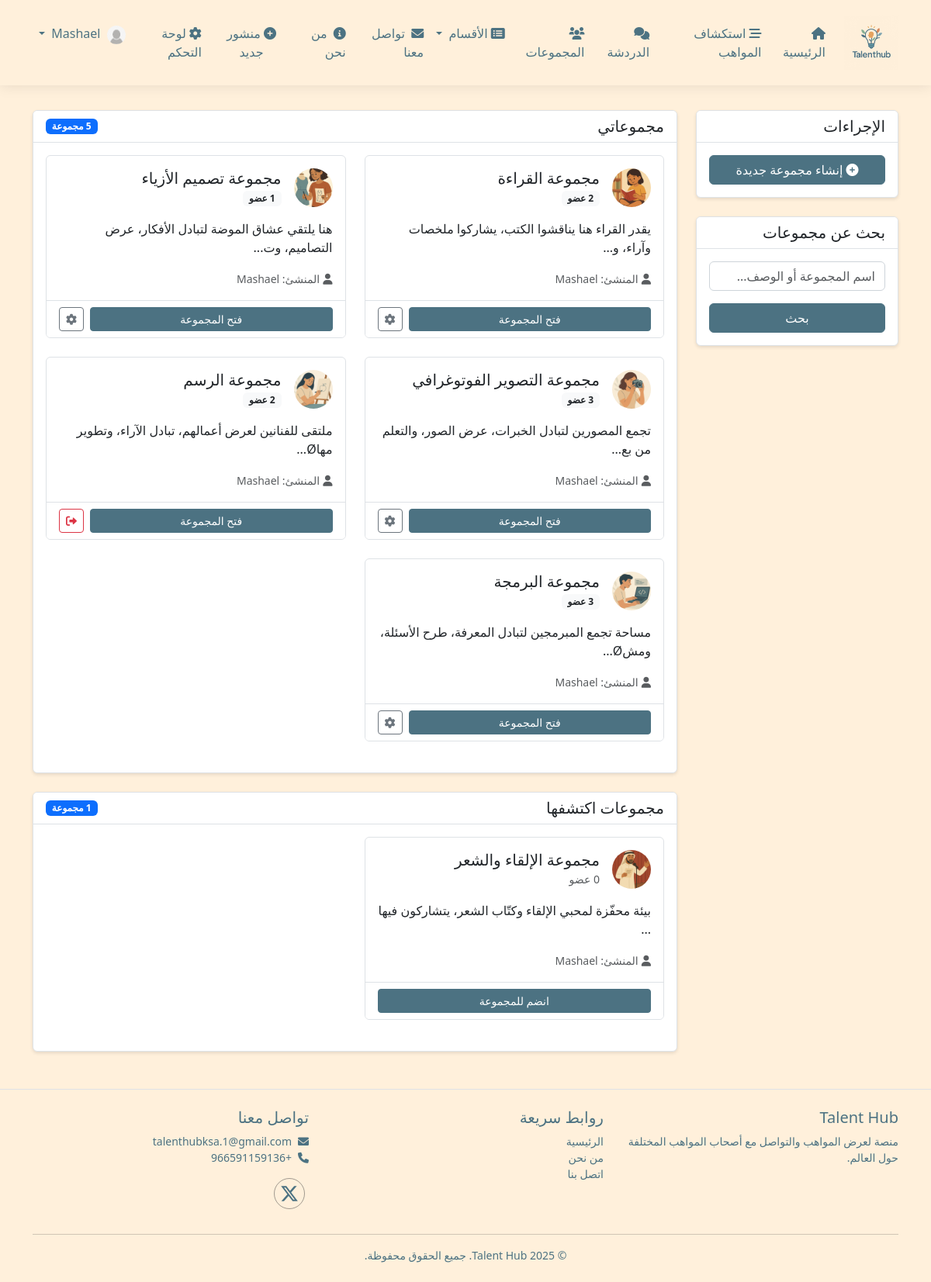
/groups/index.php (signed in), run on the app's committed database.
### tables this page shows
CREATE TABLE `groups` (
  `id` int(11) NOT NULL,
  `name` varchar(100) NOT NULL,
  `description` text DEFAULT NULL,
  `created_by` int(11) NOT NULL,
  `created_at` timestamp NOT NULL DEFAULT current_timestamp(),
  `updated_at` timestamp NOT NULL DEFAULT current_timestamp() ON UPDATE current_timestamp(),
  `image` varchar(255) DEFAULT NULL
);

CREATE TABLE `users` (
  `id` int(11) NOT NULL,
  `username` varchar(50) NOT NULL,
  `email` varchar(100) NOT NULL,
  `password` varchar(255) NOT NULL,
  `full_name` varchar(100) NOT NULL,
  `bio` text DEFAULT NULL,
  `profile_picture` varchar(255) DEFAULT 'default.jpg',
  `role` enum('user','admin') DEFAULT 'user',
  `created_at` timestamp NOT NULL DEFAULT current_timestamp(),
  `updated_at` timestamp NOT NULL DEFAULT current_timestamp() ON UPDATE current_timestamp(),
  `is_online` tinyint(1) DEFAULT 0,
  `category` varchar(50) DEFAULT NULL,
  `is_active` tinyint(1) DEFAULT 1,
  `reset_token` varchar(255) DEFAULT NULL,
  `token_expiry` datetime NOT NULL,
  `updated_at_password` datetime DEFAULT NULL COMMENT 'تاريخ آخر تحديث',
  `last_password_change` datetime DEFAULT NULL COMMENT 'تاريخ آخر تغيير لكلمة المرور'
);

### groups/index.php (the view, shortened to what the rows shown need)
<?php
require_once '../config/db.php';
require_once '../classes/Group.php';
$database = new Database();
$group = new Group($database);
$user_groups = $group->getUserGroups($_SESSION['user_id']);
$other_groups = $group->getOtherGroups($_SESSION['user_id']);
$search_query = isset($_GET['search']) ? sanitize($_GET['search']) : '';
require_once '../includes/header.php';
?>
<div class="container mt-3">
    <div class="row">
        <div class="col-lg-9">
            <?php if (!empty($search_query)): ?>
                <div class="card shadow-sm mb-4">
                    <div class="card-header bg-white d-flex justify-content-between align-items-center">
                        <h5 class="mb-0">نتائج البحث: "<?php echo htmlspecialchars($search_query); ?>"</h5>
                        <span class="badge bg-primary"><?php echo count($search_results); ?> نتيجة</span>
                    </div>
                    <div class="card-body">
                        <?php if (empty($search_results)): ?>
                            <p class="text-center text-muted">لا توجد مجموعات تطابق بحثك.</p>
                        <?php else: ?>
                            <div class="row">
                                <?php foreach ($search_results as $search_group): ?>
                                    <div class="col-md-6 mb-4">
                                        <div class="card h-100">
                                            <div class="card-body">
                                                <div class="d-flex align-items-center mb-3">
                                                    <?php if (!empty($search_group->image)): ?>
                                                        <img src="<?php echo URL_ROOT; ?>/assets/uploads/profile/<?php echo $search_group->image; ?>"
                                                            class="rounded-circle me-3 object-fit-cover"
                                                            style="width: 50px; height: 50px;"
                                                            alt="<?php echo htmlspecialchars($search_group->name); ?>">
                                                    <?php else: ?>
                                                        <div class="bg-primary text-white rounded-circle me-3 d-flex align-items-center justify-content-center" style="width: 50px; height: 50px;">
                                                            <i class="fas fa-users fa-lg"></i>
                                                        </div>
                                                    <?php endif; ?>
                                                    <div>
                                                        <h5 class="card-title mb-0"><?php echo $search_group->name; ?></h5>
                                                        <small class="text-muted"><?php echo $search_group->members_count; ?> عضو</small>
                                                    </div>
                                                </div>
                                                <p class="card-text"><?php echo strlen($search_group->description) > 100 ? substr($search_group->description, 0, 100) . '...' : $search_group->description; ?></p>
                                                <p class="card-text">
                                                    <small class="text-muted">
                                                        <i class="fas fa-user me-1"></i>المنشئ: <?php echo $search_group->username; ?>
                                                    </small>
                                                </p>
                                            </div>
                                            <div class="card-footer bg-white">
                                                <div class="d-grid">
                                                    <?php if ($group->isMember($search_group->id, $_SESSION['user_id'])): ?>
                                                        <a href="<?php echo URL_ROOT; ?>/groups/view.php?id=<?php echo $search_group->id; ?>" class="btn btn-outline-primary btn-sm">فتح المجموعة</a>
                                                    <?php else: ?>
                                                        <a href="<?php echo URL_ROOT; ?>/groups/index.php?action=join&id=<?php echo $search_group->id; ?>" class="btn btn-primary btn-sm">الانضمام للمجموعة</a>
                                                    <?php endif; ?>
                                                </div>
                                            </div>
                                        </div>
                                    </div>
                                <?php endforeach; ?>
                            </div>
                        <?php endif; ?>
                    </div>
                </div>
            <?php else: ?>
                <div class="card shadow-sm mb-4">
                    <div class="card-body">
                        <?php if (empty($user_groups)): ?>
                            <div class="text-center py-5">
                                <i class="fas fa-users fa-3x text-muted mb-3"></i>
                                <h5>لم تنضم لأي مجموعة بعد</h5>
                                <p class="text-muted">انضم إلى المجموعات الموجودة أدناه أو قم بإنشاء مجموعتك الخاصة.</p>
                                <a href="<?php echo URL_ROOT; ?>/groups/create.php" class="btn btn-primary mt-2">إنشاء مجموعة جديدة</a>
                            </div>
                        <?php else: ?>
                            <div class="row">
                                <?php foreach ($user_groups as $user_group): ?>
                                    <div class="col-md-6 mb-4">
                                        <div class="card h-100">
                                            <div class="card-body">
                                                <div class="d-flex align-items-center mb-3">
                                                    <?php if (!empty($user_group->image)): ?>
                                                        <img src="<?php echo URL_ROOT; ?>/assets/uploads/profile/<?php echo $user_group->image; ?>"
                                                            class="rounded-circle me-3 object-fit-cover"
                                                            style="width: 50px; height: 50px;"
                                                            alt="<?php echo htmlspecialchars($user_group->name); ?>">
                                                    <?php else: ?>
                                                        <div class="bg-primary text-white rounded-circle me-3 d-flex align-items-center justify-content-center" style="width: 50px; height: 50px;">
                                                            <i class="fas fa-users fa-lg"></i>
                                                        </div>
                                                    <?php endif; ?>
                                                    <div>
                                                        <h5 class="card-title mb-0"><?php echo $user_group->name; ?></h5>
                                                        <div>
                                                            <span class="badge bg-light text-dark me-1"><?php echo $user_group->members_count; ?> عضو</span>
                                                        </div>
                                                    </div>
                                                </div>
                                                <p class="card-text"><?php echo strlen($user_group->description) > 100 ? substr($user_group->description, 0, 100) . '...' : $user_group->description; ?></p>
                                                <p class="card-text">
                                                    <small class="text-muted">
                                                        <i class="fas fa-user me-1"></i>المنشئ: <?php echo $user_group->username; ?>
                                                    </small>
                                                </p>
                                            </div>
                                            <div class="card-footer bg-white">
                                                <div class="d-flex gap-2">
                                                    <a href="<?php echo URL_ROOT; ?>/groups/view.php?id=<?php echo $user_group->id; ?>" class="btn btn-primary btn-sm flex-grow-1">فتح المجموعة</a>
                                                    <?php if ($user_group->user_role === 'admin'): ?>
                                                        <a href="<?php echo URL_ROOT; ?>/groups/manage.php?id=<?php echo $user_group->id; ?>" class="btn btn-outline-secondary btn-sm">
                                                            <i class="fas fa-cog"></i>
                                                        </a>
                                                    <?php else: ?>
                                                        <a href="<?php echo URL_ROOT; ?>/groups/index.php?action=leave&id=<?php echo $user_group->id; ?>" class="btn btn-outline-danger btn-sm" onclick="return confirm('هل أنت متأكد من رغبتك في مغادرة هذه المجموعة؟');">
                                                            <i class="fas fa-sign-out-alt"></i>
                                                        </a>
                                                    <?php endif; ?>
                                                </div>
                                            </div>
                                        </div>
                                    </div>
                                <?php endforeach; ?>
                            </div>
                        <?php endif; ?>
                    </div>
                </div>
                <div class="card shadow-sm">
                    <div class="card-body">
                        <?php if (empty($other_groups)): ?>
                            <p class="text-center text-muted">لا توجد مجموعات أخرى متاحة حاليًا.</p>
                        <?php else: ?>
                            <div class="row">
                                <?php foreach ($other_groups as $other_group): ?>
                                    <div class="col-md-6 mb-4">
                                        <div class="card h-100">
                                            <div class="card-body">
                                                <div class="d-flex align-items-center mb-3">
                                                    <?php if (!empty($other_group->image)): ?>
                                                        <img src="<?php echo URL_ROOT; ?>/assets/uploads/profile/<?php echo $other_group->image; ?>"
                                                            class="rounded-circle me-3 object-fit-cover"
                                                            style="width: 50px; height: 50px;"
                                                            alt="<?php echo htmlspecialchars($other_group->name); ?>">
                                                    <?php else: ?>
                                                        <div class="bg-secondary text-white rounded-circle me-3 d-flex align-items-center justify-content-center" style="width: 50px; height: 50px;">
                                                            <i class="fas fa-users fa-lg"></i>
                                                        </div>
                                                    <?php endif; ?>
                                                    <div>
                                                        <h5 class="card-title mb-0"><?php echo $other_group->name; ?></h5>
                                                        <small class="text-muted"><?php echo $other_group->members_count; ?> عضو</small>
                                                    </div>
                                                </div>
                                                <p class="card-text"><?php echo strlen($other_group->description) > 100 ? substr($other_group->description, 0, 100) . '...' : $other_group->description; ?></p>
                                                <p class="card-text">
                                                    <small class="text-muted">
                                                        <i class="fas fa-user me-1"></i>المنشئ: <?php echo $other_group->username; ?>
                                                    </small>
                                                </p>
                                            </div>
                                            <div class="card-footer bg-white">
                                                <div class="d-grid">
                                                    <a href="<?php echo URL_ROOT; ?>/groups/index.php?action=join&id=<?php echo $other_group->id; ?>" class="btn btn-primary btn-sm">انضم للمجموعة</a>
                                                </div>
                                            </div>
                                        </div>
                                    </div>
                                <?php endforeach; ?>
                            </div>
                        <?php endif; ?>
                    </div>
                </div>
            <?php endif; ?>
        </div>
    </div>
</div>
<?php require_once '../includes/footer.php'; ?>

### data on the page
groups: image (picture), name "مجموعة القراءة", members_count "2", description "يقدر القراء هنا يناقشوا الكتب، يشاركوا ملخصات وآراء، و", created_by.username "Mashael"
groups: image (picture), name "مجموعة تصميم الأزياء", description "هنا يلتقي عشاق الموضة لتبادل الأفكار، عرض التصاميم، وت", created_by.username "Mashael"
groups: image (picture), name "مجموعة التصوير الفوتوغرافي", members_count "3", description "تجمع المصورين لتبادل الخبرات، عرض الصور، والتعلم من بع", created_by.username "Mashael"
groups: image (picture), name "مجموعة الرسم", description "ملتقى للفنانين لعرض أعمالهم، تبادل الآراء، وتطوير مهاØ", created_by.username "Mashael"
groups: image (picture), name "مجموعة البرمجة", members_count "3", description "مساحة تجمع المبرمجين لتبادل المعرفة، طرح الأسئلة، ومشØ", created_by.username "Mashael"
groups: image (picture), name "مجموعة الإلقاء والشعر", description "بيئة محفّزة لمحبي الإلقاء وكتّاب الشعر، يتشاركون فيها", created_by.username "Mashael"

### other printed values
count($user_groups) "5"
count($other_groups) "1"
SITE_NAME "Talent Hub"
